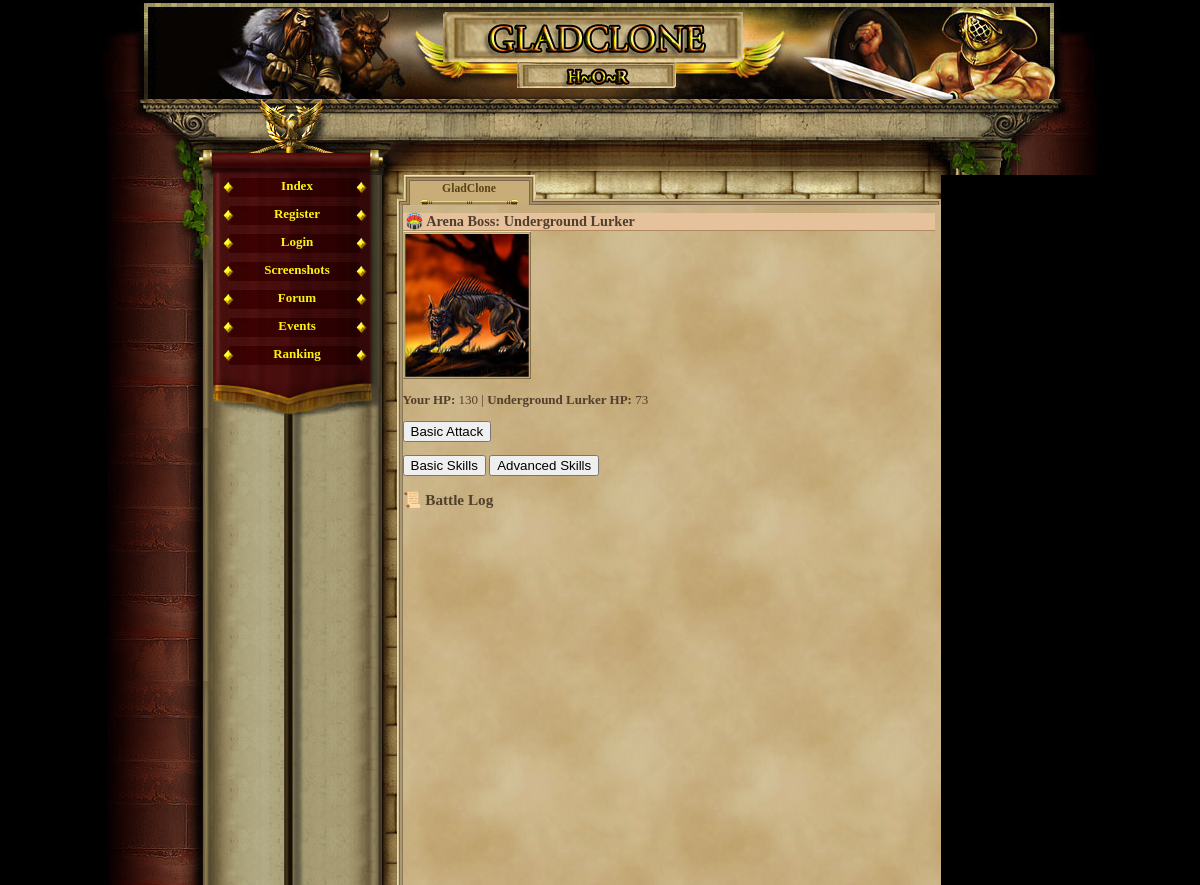
The page /arena_boss.php (signed in) on the database its author committed.
### tables this page shows
CREATE TABLE `enemies` (
  `id` int(11) NOT NULL AUTO_INCREMENT,
  `name` varchar(100) DEFAULT NULL,
  `level` int(11) DEFAULT NULL,
  `min_hp` int(11) DEFAULT NULL,
  `max_hp` int(11) DEFAULT NULL,
  `min_dmg` int(11) DEFAULT NULL,
  `max_dmg` int(11) DEFAULT NULL,
  `xp_reward` int(11) DEFAULT NULL,
  `gold_reward` int(11) DEFAULT NULL,
  `image` varchar(100) DEFAULT NULL,
  `is_boss` tinyint(1) NOT NULL DEFAULT '0',
  `event_type` varchar(50) DEFAULT NULL,
  PRIMARY KEY (`id`)
);

### arena_boss.php (the view, shortened to what this page needs)
<?php
require_once('var/ustawienia.php');
require_once('gora_strony.php');
require_once('menu_l.php');
if (!isset($_SESSION['boss_enemy'])) {
    $enemy = $conn->query("SELECT * FROM enemies WHERE is_boss = 1 ORDER BY RAND() LIMIT 1")->fetch_assoc();
}
$enemy = $_SESSION['boss_enemy'];
$enemy_hp = $_SESSION['boss_enemy_hp'];
$player_hp = $_SESSION['boss_player_hp'];
?>
<h2>🏟️ Arena Boss: <?= htmlspecialchars($enemy['name']) ?></h2>
<img src="images/enemies/<?= htmlspecialchars($enemy['image']) ?>" width="128"><br>
<p><strong>Your HP:</strong> <?= $player_hp ?> | <strong><?= $enemy['name'] ?> HP:</strong> <?= $enemy_hp ?></p>
<?php if ($enemy_hp > 0 && $player_hp > 0): ?>
    <form method="post"><button type="submit" name="action" value="basic">Basic Attack</button></form>
    <button onclick="showTab('basic')">Basic Skills</button>
    <button onclick="showTab('advanced')">Advanced Skills</button>
<?php elseif ($enemy_hp <= 0): ?>
    <h3>🎉 You defeated <?= $enemy['name'] ?>!</h3>
    <form method="post"><button name="reset">Start New Boss</button></form>
<?php else: ?>
    <h3>💀 You were defeated.</h3>
    <form method="post"><button name="reset">Try Again</button></form>
<?php endif; ?>
<h3>📜 Battle Log</h3>

### game_05.css (style rules this page uses)
body, html { margin: 0; padding: 0; font-family:"Palatino Linotype", "Times New Roman", Times, serif; text-align: center; color: #513F2C; background-color: #000; font-size:16px; }
h2 { text-align:left; border-bottom:1px solid #b28b60; color:#513F2C; background-color:#e6c29c; margin:8px 0px 0px 0px; padding-left:3px; font-size:1.1em; }

### rows shown on the page
enemies: name "Underground Lurker", image (picture)

### other values the page prints
$player_hp "130"
$enemy_hp "73"
